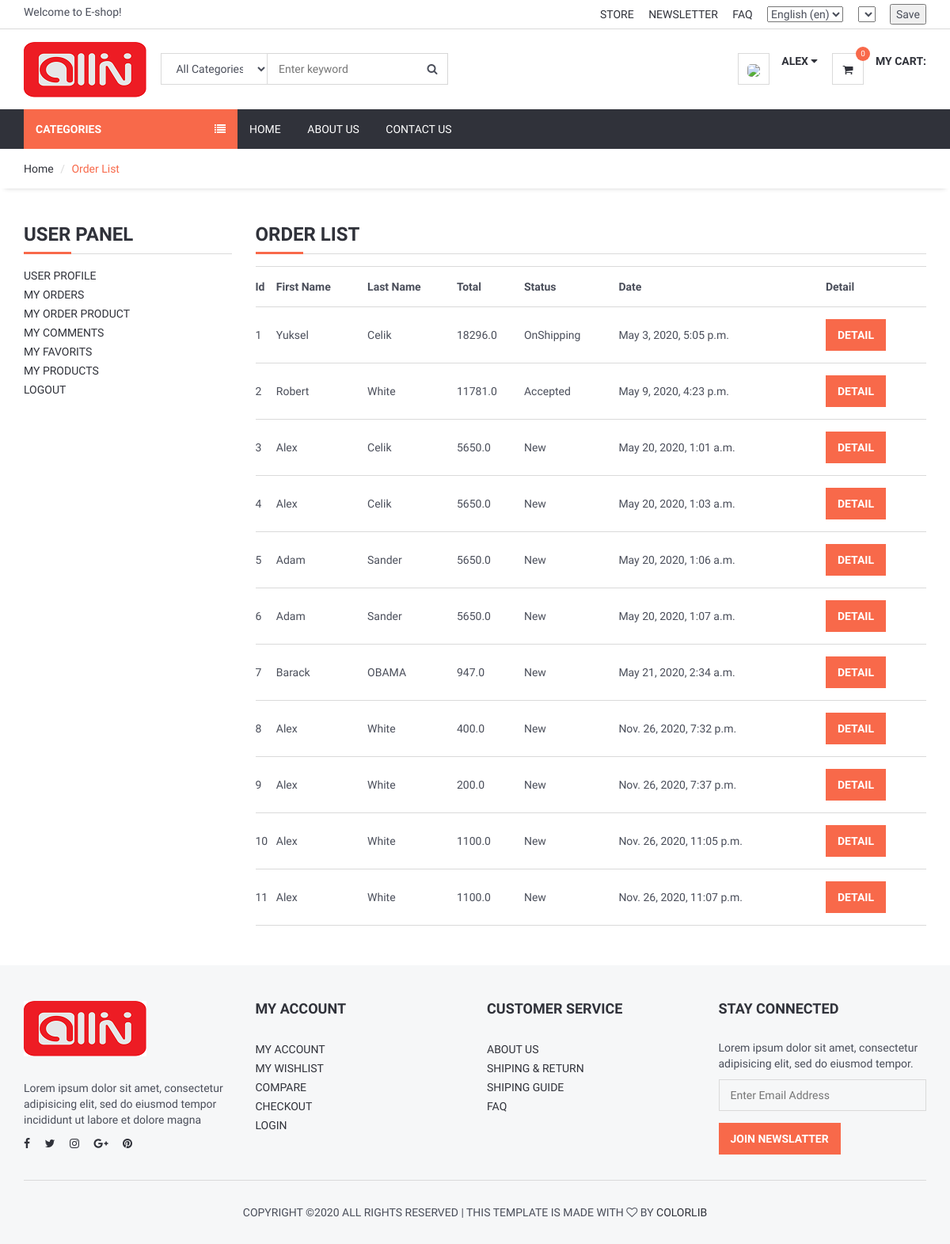
Screenshot of /user/orders/ (signed in) with the database file from the repository.
### order/models.py (models this page shows, shortened)
class Order(models.Model):
    STATUS = (
        ('New', 'New'),
        ('Accepted', 'Accepted'),
        ('Preaparing', 'Preaparing'),
        ('OnShipping', 'OnShipping'),
        ('Completed', 'Completed'),
        ('Canceled', 'Canceled'),
    )
    user = models.ForeignKey(User, on_delete=models.SET_NULL, null=True)
    code = models.CharField(max_length=5, editable=False )
    first_name = models.CharField(max_length=10)
    last_name = models.CharField(max_length=10)
    phone = models.CharField(blank=True, max_length=20)
    address = models.CharField(blank=True, max_length=150)
    city = models.CharField(blank=True, max_length=20)
    country = models.CharField(blank=True, max_length=20)
    total = models.FloatField()
    status=models.CharField(max_length=10,choices=STATUS,default='New')
    ip = models.CharField(blank=True, max_length=20)
    adminnote = models.CharField(blank=True, max_length=100)
    create_at=models.DateTimeField(auto_now_add=True)
    update_at=models.DateTimeField(auto_now=True)

### user/views.py (the view)
# urls.py: path('orders/', views.user_orders, name='user_orders'),
@login_required(login_url='/login') # Check login
def user_orders(request):
    current_user = request.user
    orders=Order.objects.filter(user_id=current_user.id)
    context = {#'category': category,
               'orders': orders,
               }
    return render(request, 'user_orders.html', context)

### home/templatetags/myapptags.py (called while the page is built)
@register.simple_tag
def shopcartcount(userid):
    count = ShopCart.objects.filter(user_id=userid).count()
    return count

### user/templates/user_orders.html (shortened to what this page needs)
{% extends 'homebase.html' %}
{% block sidebar %} {% include 'sidebar.html' %} {% endblock %}
{% block body %}
    <div id="breadcrumb">
        <div class="container">
            <ul class="breadcrumb">
                <li><a href="/">Home</a></li>
                <li class="active">Order List</li>
            </ul>
        </div>
    </div>
    <div class="section">
        <div class="container">
            <div class="row">
                <div class="col-md-3">
                    {% include "user_panel.html" %}
                </div>
                <div class="col-md-9">
                    <div class="order-summary clearfix">
                        <div class="section-title">
                            <h3 class="title">Order List</h3>
                        </div>
                        <table class="shopping-cart-table table">
                            <tr>
                                <th class="text-left">Id </th>
                                <th class="text-left">First Name </th>
                                <th class="text-left">Last Name </th>
                                <th class="text-left">Total </th>
                                <th class="text-left">Status </th>
                                <th class="text-left">Date </th>
                                <th class="text-left">Detail </th>
                            </tr>
                            {% for rs in orders %}
                                <tr>
                                    <td class="text-left">{{ rs.id}} </td>
                                    <td class="text-left">{{ rs.first_name}} </td>
                                    <td class="text-left">{{ rs.last_name}} </td>
                                    <td class="text-left">{{ rs.total}} </td>
                                    <td class="text-left">{{ rs.status}} </td>
                                    <td class="text-left">{{ rs.create_at}} </td>
                                    <td class="text-left"><a class="primary-btn" href="/user/orderdetail/{{ rs.id }}"> Detail </a></td>
                                </tr>
                            {% endfor %}
                        </table>
                    </div>
                </div>
            </div>
        </div>
    </div>
{% endblock %}

### home/templates/header.html (shortened to what this page needs)
{% load static %}
{% load i18n %}
{% load currency %}
<header>
    <div id="top-header">
        <div class="container">
            <div class="{% if '/ar/' in request.path %} pull-right {% else %} pull-left {% endif %}">
                <span>{% trans "Welcome to E-shop!" %}</span>
            </div>
            <div class="{% if '/ar/' in request.path %} pull-left {% else %} pull-right {% endif %}">
                <ul class="header-top-links">
                    <li><a href="#">{% trans "Store" %}</a></li>
                    <li><a href="#">{% trans "Newsletter" %}</a></li>
                    <li><a href="{% url 'faq' %}">{% trans "FAQ" %}</a></li>
                    <li class="dropdown default-dropdown">
                        <select name="language" onchange="changeURL()" id="id_lang">
                            {% get_current_language as LANGUAGE_CODE %}
                            {% get_available_languages as LANGUAGES %}
                            {% get_language_info_list for LANGUAGES as languages %}
                            {% for language in languages %}
                            <option value="{{ language.code }}" >
                                {{ language.name_local }} ({{ language.code }})
                            </option>
                            {% endfor %}
                        </select>
                    </li>
                    <li class="dropdown default-dropdown">
                        <form id="currency_switcher" method="POST" action="{% url 'selectcurrency' %}">
                            <select name="currency" onchange="submit()" id="id_currency">
                            </select>
                        </form>
                    </li>
                    <li class="dropdown default-dropdown">
                        <form id="currency_switcher" method="POST" action="{% url 'savelangcur' %}">
                            <input type="submit" value="Save" />
                        </form>
                    </li>
                </ul>
            </div>
        </div>
    </div>
    <div id="header">
        <div class="container">
            <div class="{% if '/ar/' in request.path %} pull-right {% else %} pull-left {% endif %}">
                <div class="header-logo">
                    <a class="logo" href="{% url 'home' %}">
                        <img src="{% static '' %}img/logo.png" alt="">
                    </a>
                </div>
                <div class="header-search">
                    {% if '/ar/' in request.path %}
                    <form action="/ar/search/" method="post">
                        {% csrf_token %}
                        <select name="catid" class="input search-categories" style="position: relative; height: 40px;">
                            <option value="0">{% trans "All Categories" %}</option>
                        </select>
                        <!-- <input id="query" name="query" class="input search-input" type="text"
                            placeholder="Enter your keyword"> -->
                        <input id="query" name="query" type="text" placeholder="Enter keyword">
                        <button class="search-btn"><i class="fa fa-search"></i></button>
                    </form>
                    {% else %}
                    <form action="/en/search/" method="post">
                        <select name="catid" class="input search-categories" style="position: relative; height: 40px;">
                            <option value="0">{% trans "All Categories" %}</option>
                        </select>
                        <input id="query" name="query" type="text" placeholder="Enter keyword">
                        <button class="search-btn"><i class="fa fa-search"></i></button>
                    </form>
                    {% endif %}
                </div>
            </div>
            <div class="{% if '/ar/' in request.path %} pull-left {% else %} pull-right {% endif %}">
                <ul class="header-btns">
                    <li class="header-account dropdown default-dropdown">
                        {% if user.id is not None %}
                        <div class="dropdown-toggle" role="button" data-toggle="dropdown" aria-expanded="true">
                            <div class="header-btns-icon">
                                <img src="{{ request.session.userimage }}" style="height: 40px; border-radius: 30%">
                            </div>
                            <strong class="text-uppercase">{{ user.first_name }} <i
                                    class="fa fa-caret-down"></i></strong>
                        </div>
                        {% else %}
                        <a href="{% url 'login' %}" class="text-uppercase">Login</a> / <a href="{% url 'signup' %}"
                            class="text-uppercase">Sign Up</a>
                        {% endif %}
                    </li>
                    <li class="header-cart dropdown default-dropdown">
                        <a href="{% url 'shopcart'%}">
                            <div class="header-btns-icon">
                                <i class="fa fa-shopping-cart"></i>
                                {% load myapptags %}
                                {% shopcartcount user.id as count %}
                                <span class="qty">{{ count }}</span>
                            </div>
                            <strong class="text-uppercase">{% trans "My Cart:" %}</strong>
                            <br>
                        </a>
                    </li>
                </ul>
            </div>
        </div>
    </div>
</header>

### home/static/css/style.css (style rules this page uses)
body { font-family: 'Hind', sans-serif; color: #4A4E5A; overflow-x: hidden; }
h1, h2, h3, h4, h5, h6 { color: #30323A; margin: 0 0 10px; font-weight: 700; }
a { color: #30323A; -webkit-transition: 0.3s color; transition: 0.3s color; }
strong { color: #30323A; }
ul, ol { margin: 0; padding: 0; list-style: none }
.main-btn, .primary-btn { display: inline-block; padding: 10px 15px; text-transform: uppercase; font-weight: 700; border: none; -webkit-transition: 0.3s all; transition: 0.3s all; }
.primary-btn { color: #FFF; background-color: #F8694A; }
.input { width: 100%; height: 40px; padding: 0px 15px; border: none; background-color: transparent; -webkit-box-shadow: 0px 0px 0px 1px #DADADA inset, 0px 0px 0px 5px transparent; box-shadow: 0px 0px 0px 1px #DADADA inset, 0px 0px 0px 5px transparent; -webkit-transition: 0.3s all; transition: 0.3s all; }
.section { padding-top: 30px; padding-bottom: 30px; }
.section-title { position: relative; margin-bottom: 15px; margin-top: 15px; border-bottom: 1px solid #DADADA; }
.section-title .title { display: inline-block; text-transform: uppercase; }
.section-title:after { content: ""; position: absolute; left: 0; bottom: -1.5px; height: 3px; width: 60px; background-color: #F8694A; }
#breadcrumb { -webkit-box-shadow: 0px 6px 6px -6px rgba(0, 0, 0, 0.175); box-shadow: 0px 6px 6px -6px rgba(0, 0, 0, 0.175); }
.breadcrumb { background-color: transparent; border: none; border-radius: 0px; padding: 15px 0px; margin: 0; }
.breadcrumb>.active { color: #F8694A; }
.breadcrumb>li+li:before { color: #DADADA; }
#header { padding-top: 15px; padding-bottom: 15px; }
#top-header { padding-top: 5px; padding-bottom: 5px; border-bottom: 1px solid #DADADA; }
.header-top-links>li { display: inline-block; }
.header-top-links>li+li { margin-left: 15px; }
.header-top-links>li>a { cursor: pointer; text-transform: uppercase; }
.header-logo { display: inline-block; margin-right: 15px; }
.header-logo .logo>img { width: 100%; max-height: 70px; }
.header-search { display: inline-block; padding: 15px 0px; max-width: 400px; }
.header-search>form { position: relative; }
.header-search>form .search-categories { position: absolute; left: 0px; top: 0px; width: 135px; }
.header-search>form .search-btn { position: absolute; top: 0px; right: 0px; width: 40px; height: 40px; background-color: transparent; border: none; }
.header-btns>li { display: inline-block; vertical-align: top; padding: 15px 0px; }
.header-btns>li+li { margin-left: 15px; }
.header-btns>li .header-btns-icon { position: relative; float: left; margin-right: 15px; width: 40px; height: 40px; line-height: 40px; text-align: center; color: #30323A; background-color: #FFF; border: 1px solid #DADADA; }
.header-btns .dropdown-toggle { display: block; cursor: pointer; }
.header-cart .header-btns-icon .qty { position: absolute; right: -9px; top: -9px; width: 18px; height: 18px; line-height: 18px; text-align: center; font-size: 10px; background: #F8694A; color: #FFF; border-radius: 50%; }
.shopping-cart-table>tbody>tr>td, .shopping-cart-table>tbody>tr>th, .shopping-cart-table>tfoot>tr>td, .shopping-cart-table>tfoot>tr>th, .shopping-cart-table>thead>tr>td, .shopping-cart-table>thead>tr>th { padding: 15px 0px; vertical-align: middle; border-top: 1px solid #DADADA; }
.shopping-cart-table>tbody>tr:last-child>td { border-bottom: 1px solid #DADADA; }
#query { height: 40px; border: 1px solid #d7d7d7; border-left: none; margin-left: -10px; padding: 0px 20px; }

### rows the page displays
Order: id "1", first_name "Yuksel", last_name "Celik", total "18296.0", status "OnShipping", create_at "May 3, 2020, 5:05 p.m."
Order: id "2", first_name "Robert", last_name "White", total "11781.0", status "Accepted", create_at "May 9, 2020, 4:23 p.m."
Order: id "3", first_name "Alex", last_name "Celik", total "5650.0", status "New", create_at "May 20, 2020, 1:01 a.m."
Order: id "4", first_name "Alex", last_name "Celik", total "5650.0", status "New", create_at "May 20, 2020, 1:03 a.m."
Order: id "5", first_name "Adam", last_name "Sander", total "5650.0", status "New", create_at "May 20, 2020, 1:06 a.m."
Order: id "6", first_name "Adam", last_name "Sander", total "5650.0", status "New", create_at "May 20, 2020, 1:07 a.m."
Order: id "7", first_name "Barack", last_name "OBAMA", total "947.0", status "New", create_at "May 21, 2020, 2:34 a.m."
Order: id "8", first_name "Alex", last_name "White", total "400.0", status "New", create_at "Nov. 26, 2020, 7:32 p.m."
Order: id "9", first_name "Alex", last_name "White", total "200.0", status "New", create_at "Nov. 26, 2020, 7:37 p.m."
Order: id "10", first_name "Alex", last_name "White", total "1100.0", status "New", create_at "Nov. 26, 2020, 11:05 p.m."
Order: id "11", first_name "Alex", last_name "White", total "1100.0", status "New", create_at "Nov. 26, 2020, 11:07 p.m."

### other values shown
{{ user.first_name }} "ALEX"
{{ count }} "0"
form field language "English (en)"
